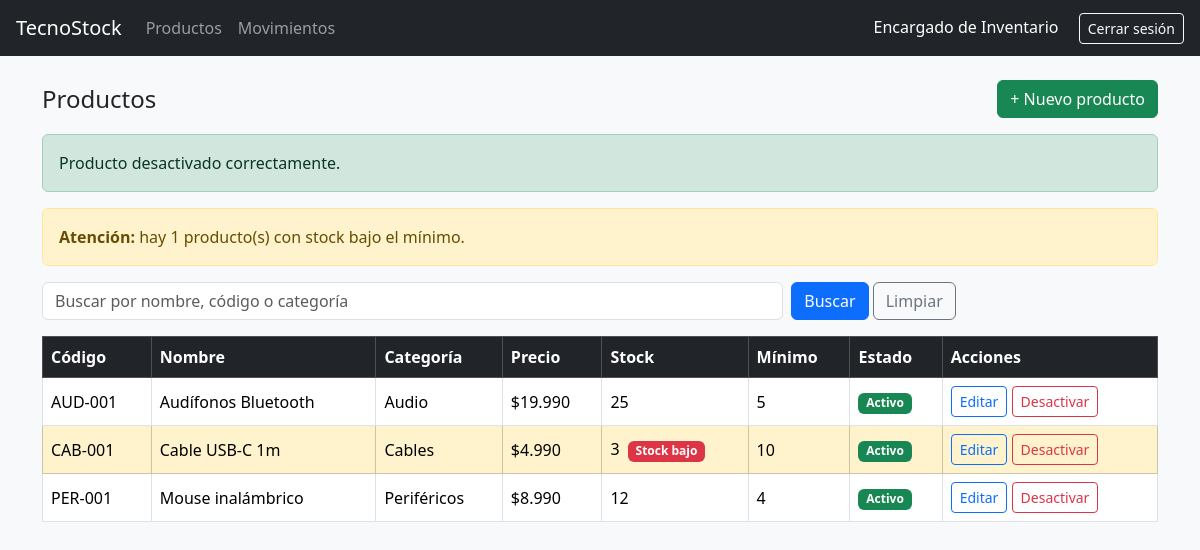
Page /productos.php?mensaje=desactivado (signed in) on the committed database.
### tables this page shows
CREATE TABLE producto (
    idProducto  INT AUTO_INCREMENT PRIMARY KEY,
    codigo      VARCHAR(30)  NOT NULL UNIQUE,
    nombre      VARCHAR(100) NOT NULL,
    descripcion VARCHAR(255),
    precio      DECIMAL(10,2) NOT NULL,
    stockActual INT NOT NULL DEFAULT 0,
    stockMinimo INT NOT NULL DEFAULT 0,
    estado      TINYINT NOT NULL DEFAULT 1,    
    idCategoria INT NOT NULL,
    CONSTRAINT chkPrecio      CHECK (precio >= 0),
    CONSTRAINT chkStockActual CHECK (stockActual >= 0),
    CONSTRAINT chkStockMinimo CHECK (stockMinimo >= 0),
    CONSTRAINT fkProductoCategoria FOREIGN KEY (idCategoria)
        REFERENCES categoria(idCategoria)
);

CREATE TABLE categoria (
    idCategoria INT AUTO_INCREMENT PRIMARY KEY,
    nombre      VARCHAR(100) NOT NULL UNIQUE,
    descripcion VARCHAR(255),
    estado      TINYINT NOT NULL DEFAULT 1
);

### productos.php (the view, shortened to what this page needs)
<?php
require "conexion.php";
$buscar = trim($_GET["buscar"] ?? "");
$sql = "SELECT p.idProducto, p.codigo, p.nombre, p.precio, p.stockActual,
               p.stockMinimo, p.estado, c.nombre AS categoria
        FROM producto p
        INNER JOIN categoria c ON p.idCategoria = c.idCategoria";
$sql .= " ORDER BY p.nombre";
$consulta = $conexion->prepare($sql);
if ($buscar !== "") {
    $texto = "%" . $buscar . "%";
    $consulta->execute([$texto, $texto, $texto]);
} else {
    $consulta->execute();
}
$productos = $consulta->fetchAll();
$cantidadBajoStock = 0;
foreach ($productos as $producto) {
    if ($producto["estado"] == 1 && $producto["stockActual"] < $producto["stockMinimo"]) {
        $cantidadBajoStock++;
    }
}
$mensajes = [
    "creado"      => "Producto registrado correctamente.",
    "editado"     => "Producto actualizado correctamente.",
    "desactivado" => "Producto desactivado correctamente."
];
$claveMensaje = $_GET["mensaje"] ?? "";
$mensaje = $mensajes[$claveMensaje] ?? "";
?>
<!DOCTYPE html>
<html lang="es">
<head>
    <link href="https://cdn.jsdelivr.net/npm/bootstrap@5.3.3/dist/css/bootstrap.min.css" rel="stylesheet">
</head>
<body class="bg-light">
    <?php require "menu.php"; ?>
    <div class="container mt-4">
        <div class="d-flex justify-content-between align-items-center mb-3">
            <h4 class="mb-0">Productos</h4>
            <a href="productoForm.php" class="btn btn-success">+ Nuevo producto</a>
        </div>
        <?php if ($mensaje !== "") { ?>
            <div class="alert alert-success"><?php echo $mensaje; ?></div>
        <?php } ?>
        <?php if ($cantidadBajoStock > 0) { ?>
            <div class="alert alert-warning">
                <strong>Atención:</strong> hay <?php echo $cantidadBajoStock; ?> producto(s) con stock bajo el mínimo.
            </div>
        <?php } ?>
        <form method="GET" class="row g-2 mb-3">
            <div class="col-md-8">
                <input type="text" name="buscar" class="form-control"
                       placeholder="Buscar por nombre, código o categoría"
                       value="<?php echo htmlspecialchars($buscar); ?>">
            </div>
            <div class="col-md-4">
                <button type="submit" class="btn btn-primary">Buscar</button>
                <a href="productos.php" class="btn btn-outline-secondary">Limpiar</a>
            </div>
        </form>
        <div class="table-responsive">
            <table class="table table-bordered bg-white align-middle">
                <thead class="table-dark">
                    <tr>
                        <th>Código</th>
                        <th>Nombre</th>
                        <th>Categoría</th>
                        <th>Precio</th>
                        <th>Stock</th>
                        <th>Mínimo</th>
                        <th>Estado</th>
                        <th>Acciones</th>
                    </tr>
                </thead>
                <tbody>
                    <?php foreach ($productos as $producto) { ?>
                        <?php
                        $bajoStock = $producto["estado"] == 1 && $producto["stockActual"] < $producto["stockMinimo"];
                        $claseFila = "";
                        if ($producto["estado"] == 0) {
                            $claseFila = "table-secondary";
                        } elseif ($bajoStock) {
                            $claseFila = "table-warning";
                        }
                        ?>
                        <tr class="<?php echo $claseFila; ?>">
                            <td><?php echo htmlspecialchars($producto["codigo"]); ?></td>
                            <td><?php echo htmlspecialchars($producto["nombre"]); ?></td>
                            <td><?php echo htmlspecialchars($producto["categoria"]); ?></td>
                            <td>$<?php echo number_format($producto["precio"], 0, ",", "."); ?></td>
                            <td>
                                <?php echo $producto["stockActual"]; ?>
                                <?php if ($bajoStock) { ?>
                                    <span class="badge bg-danger ms-1">Stock bajo</span>
                                <?php } ?>
                            </td>
                            <td><?php echo $producto["stockMinimo"]; ?></td>
                            <td>
                                <?php if ($producto["estado"] == 1) { ?>
                                    <span class="badge bg-success">Activo</span>
                                <?php } else { ?>
                                    <span class="badge bg-secondary">Desactivado</span>
                                <?php } ?>
                            </td>
                            <td>
                                <?php if ($producto["estado"] == 1) { ?>
                                    <a href="productoForm.php?id=<?php echo $producto["idProducto"]; ?>"
                                       class="btn btn-sm btn-outline-primary">Editar</a>
                                    <form method="POST" action="desactivarProducto.php" class="d-inline"
                                          onsubmit="return confirm('¿Seguro que quieres desactivar este producto?')">
                                        <button type="submit" class="btn btn-sm btn-outline-danger">Desactivar</button>
                                    </form>
                                <?php } ?>
                            </td>
                        </tr>
                    <?php } ?>
                </tbody>
            </table>
        </div>
    </div>
</body>
</html>

### menu.php (shortened to what this page needs)
<nav class="navbar navbar-expand navbar-dark bg-dark px-3">
    <a class="navbar-brand" href="inicio.php">TecnoStock</a>
    <ul class="navbar-nav me-auto">
        <li class="nav-item"><a class="nav-link" href="productos.php">Productos</a></li>
        <li class="nav-item"><a class="nav-link" href="movimientos.php">Movimientos</a></li>
    </ul>
    <span class="text-white">
        <?php echo htmlspecialchars($_SESSION["nombreUsuario"]); ?>
        <a href="cerrarSesion.php" class="btn btn-outline-light btn-sm ms-3">Cerrar sesión</a>
    </span>
</nav>

### rows in the picture
producto: codigo "AUD-001", nombre "Audífonos Bluetooth", idCategoria.nombre "Audio", precio "19.990", stockActual "25", stockMinimo "5", estado "Activo"
producto: codigo "CAB-001", nombre "Cable USB-C 1m", idCategoria.nombre "Cables", precio "4.990", stockActual "3", estado "Stock bajo", stockMinimo "10"
producto: codigo "PER-001", nombre "Mouse inalámbrico", idCategoria.nombre "Periféricos", precio "8.990", stockActual "12", stockMinimo "4", estado "Activo"

### other values in the picture
$_SESSION["nombreUsuario"] "Encargado de Inventario"
$mensaje "Producto desactivado correctamente."
$cantidadBajoStock "1"
